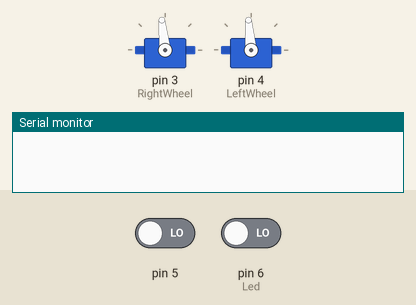
Bench run of a sketch on a simulated Arduino Uno, built with avr-gcc and run on an emulated ATmega328P. Shown: 2 × servo, the last lines printed to the serial monitor. Inputs (shaded band) come from the test bench; at power-on: pin 5 LOW, pin 6 (Led) LOW.

Above: at 1.2 s.
1.3 s: pin 5 driven HIGH
At 1.8 s:
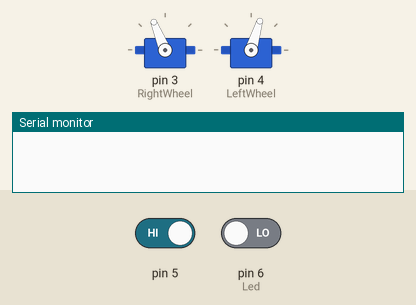
2.8 s: pin 6 (Led) driven HIGH
At 4.5 s:
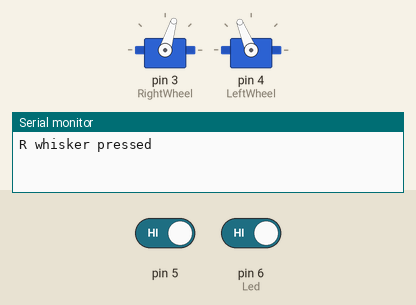
5.8 s: pin 6 (Led) driven LOW
7.3 s: pin 5 driven LOW
At 7.6 s:
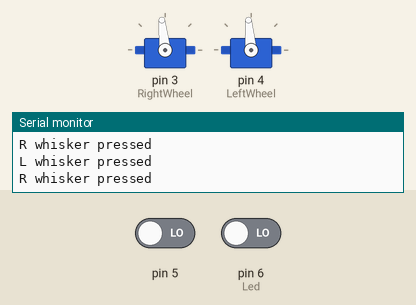
Timing chart, 0 to 9.8 s (numbered marks = the images above; inputs shaded):
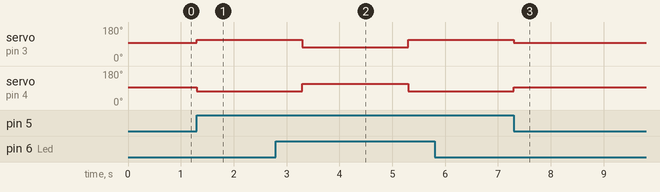

Measured:
- after the input at 1.3 s, servo on pin 3 (RightWheel): 96° → 112° at once; servo on pin 4 (LeftWheel): 95° → 73° at once
- after the input at 2.8 s, servo on pin 3 (RightWheel): 112° → 73° after 0.50 s, → 112° 2.0 s later; servo on pin 4 (LeftWheel): 73° → 112° after 0.50 s, → 73° 2.0 s later
- after the input at 5.8 s, every drawn part: stays the same
- after the input at 7.3 s, servo on pin 3 (RightWheel): 112° → 96° at once; servo on pin 4 (LeftWheel): 73° → 95° at once

The sketch:

connecting_wheels_to_switches.ino
```cpp
#include <Servo.h>
Servo LeftWheel;
Servo RightWheel;
int whisker1=0; // Initial whisker mode off 0=off 1= on
int whisker2=0; // Initial whisker mode off 0=off 1= on
void setup() {
  // put your setup code here, to run once:
RightWheel.attach(3);
LeftWheel.attach(4);
Serial.begin(9600);
pinMode(5, INPUT);
pinMode(6,INPUT);
}

void loop() {
  // put your main code here, to run repeatedly:
whisker1=digitalRead(5);
if(whisker1==HIGH) //whisker1==HIGH if whisker pressed
{backward(); delay(2000); Serial.println ("R whisker pressed");} //turn LED on pin13 on & state R whisker pressed

whisker2=digitalRead(6); //if whisker pressed turn Led on else not
if(whisker2==HIGH)
{forward(); delay(2000); Serial.println ("L whisker pressed");} //turn LED on pin13 on & state which L pressed

if (whisker1== LOW && whisker2== LOW)
{RightWheel.writeMicroseconds(1530);
LeftWheel.writeMicroseconds(1520);}

}

void backward ()
{ LeftWheel.writeMicroseconds(1300);
  RightWheel.writeMicroseconds(1700);
}

void forward ()
{ LeftWheel.writeMicroseconds (1700);
  RightWheel.writeMicroseconds (1300);
}
```
